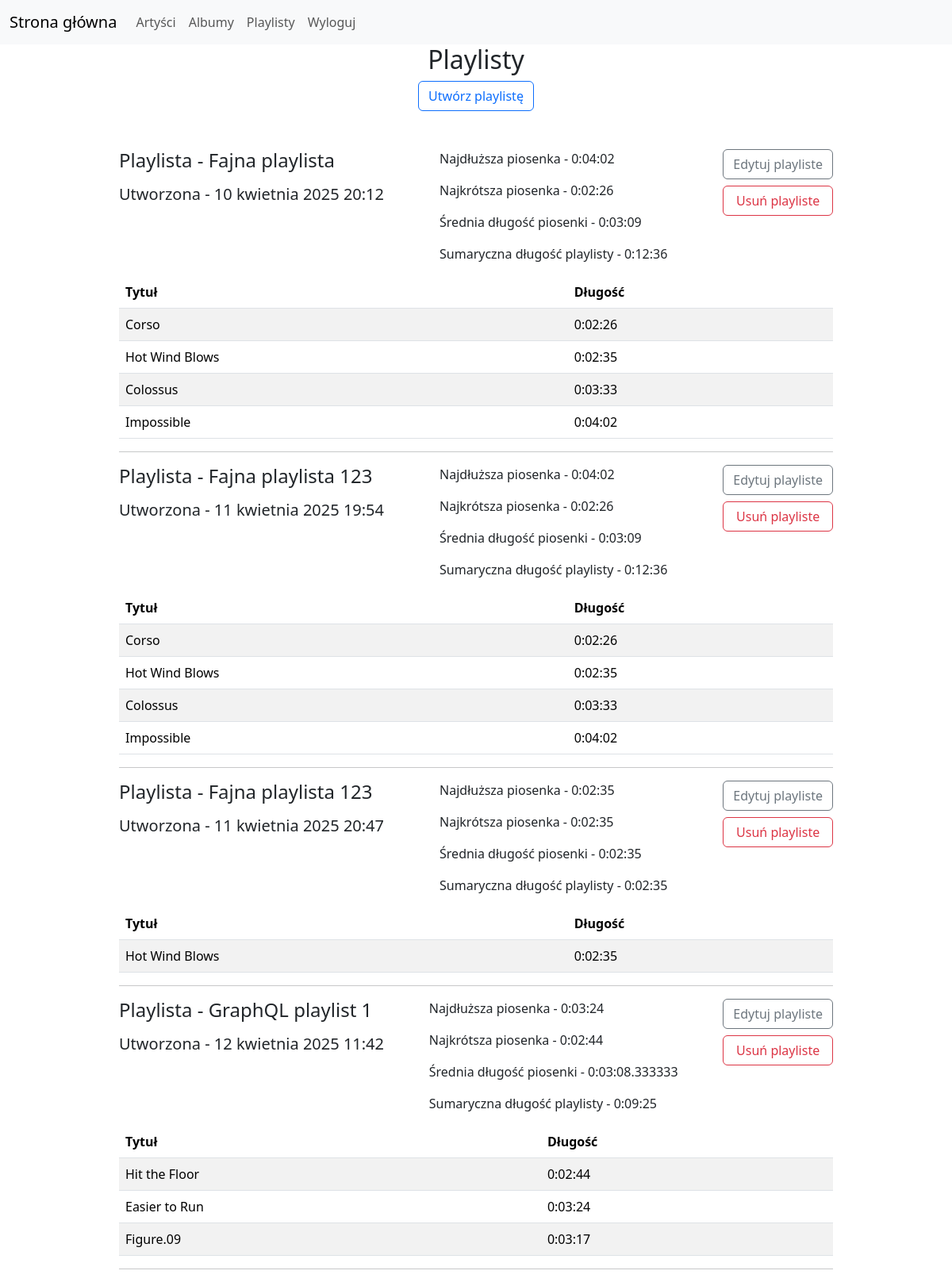
The page /playlists (signed in) on the database as committed earlier.
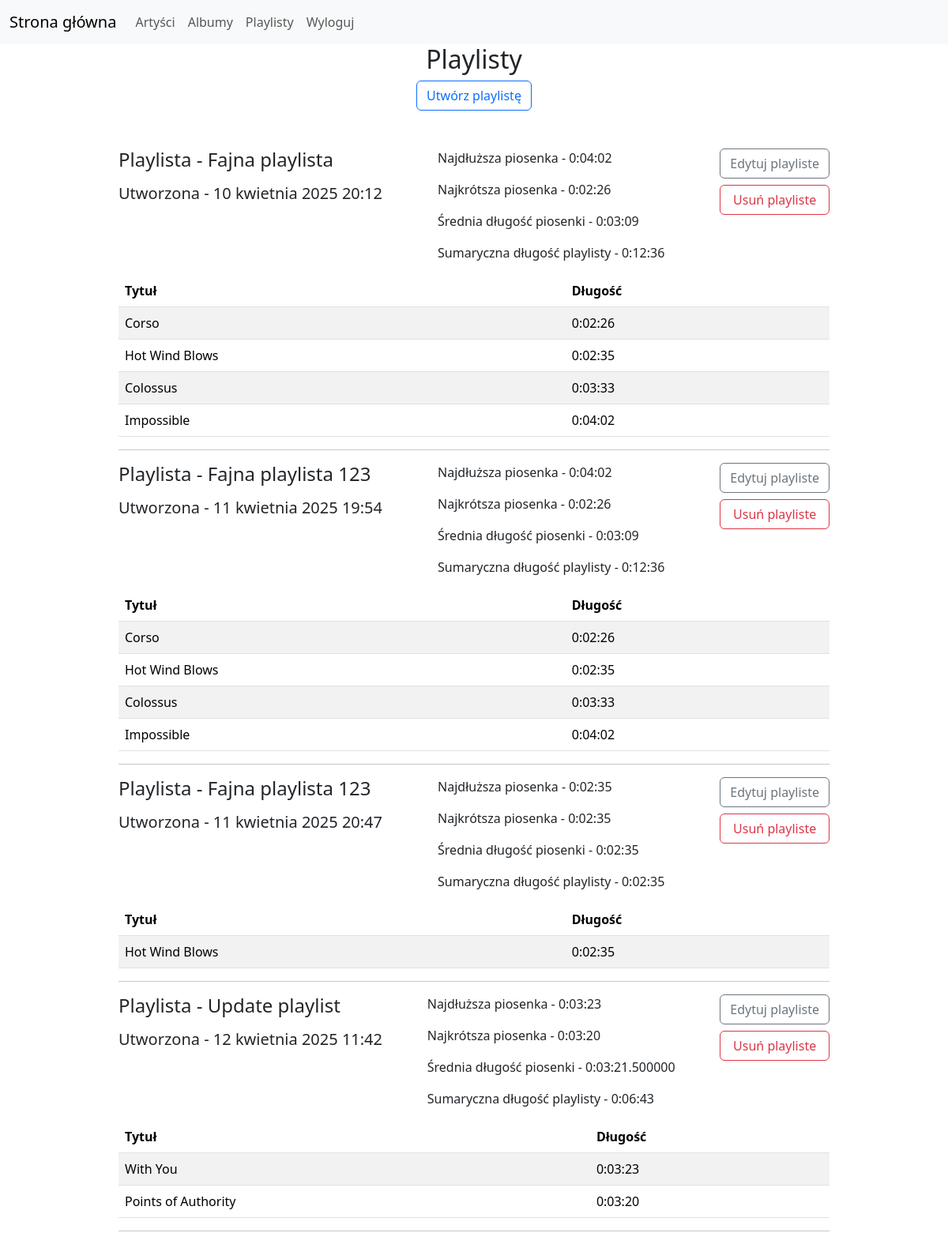
The same page on the database as committed later.
### bumbox/models.py (models this page shows, shortened)
class Playlist(models.Model):
  name = models.CharField(max_length=100, blank=False)
  profile = models.ForeignKey(Profile, on_delete=models.CASCADE, related_name='playlists')
  tracks = models.ManyToManyField(Track, related_name='playlists')
  created_at = models.DateTimeField(auto_now_add=True)

class Track(models.Model):
  title = models.CharField(max_length=200, blank=False)
  album = models.ForeignKey(Album, on_delete=models.CASCADE, related_name='tracks')
  duration = models.DurationField(blank=False)

### bumbox/views.py (the view)
# urls.py: path('playlists', views.playlists, name='playlists'),
@login_required
def playlists(request):
  profile = Profile.objects.get(user=request.user)
  playlists = Playlist.objects.all().filter(profile_id=profile.pk).prefetch_related('tracks')
  playlists_with_stats = []
  for playlist in playlists:
    stats = playlist.tracks.aggregate(longest=Max('duration'), shortest=Min('duration'), average=Avg('duration'), total=Sum('duration'))
    playlists_with_stats.append({'playlist': playlist, 'stats': stats})
  return render(request, 'user/playlists.html', {'playlists_with_stats': playlists_with_stats})

### bumbox/templates/user/playlists.html
{% extends "index.html" %} {% block content %}
<h2>Playlisty</h2>
<a href="{% url 'add-playlist' %}" class="btn btn-outline-primary mb-5"
	>Utwórz playlistę</a
>
{% for item in playlists_with_stats %}
<div class="d-flex gap-5 justify-content-between">
	<div class="d-flex flex-column gap-2 justify-content-start align-items-start">
		<h4>Playlista - {{item.playlist.name}}</h4>
		<h5>Utworzona - {{item.playlist.created_at}}</h5>
	</div>
	<div class="d-flex flex-column justify-content-start align-items-start">
		<p>Najdłuższa piosenka - {{item.stats.longest}}</p>
		<p>Najkrótsza piosenka - {{item.stats.shortest}}</p>
		<p>Średnia długość piosenki - {{item.stats.average}}</p>
		<p>Sumaryczna długość playlisty - {{item.stats.total}}</p>
	</div>
	<div class="d-flex flex-column gap-2 justify-content-start align-items-start">
		<a
			href="{% url 'update-playlist' item.playlist.pk %}"
			class="btn btn-outline-secondary w-100"
			>Edytuj playliste</a
		>
		<a
			href="{% url 'delete-playlist' item.playlist.pk %}"
			class="btn btn-outline-danger w-100"
			>Usuń playliste</a
		>
	</div>
</div>
{% if item.playlist.tracks.all %}
<table class="table table-striped">
	<thead>
		<tr>
			<th scope="col">Tytuł</th>
			<th scope="col">Długość</th>
		</tr>
	</thead>
	<tbody>
		{% for track in item.playlist.tracks.all %}
		<tr>
			<td>{{track.title}}</td>
			<td>{{track.duration}}</td>
		</tr>
		{% endfor %}
	</tbody>
</table>
<hr class="divider" />
{% endif %} {% endfor %} {% endblock %}

### bumbox/templates/index.html (shortened to what this page needs)
<!DOCTYPE html>
<html lang="pl">
	<head>
		<link
			href="https://cdn.jsdelivr.net/npm/bootstrap@5.3.5/dist/css/bootstrap.min.css"
			rel="stylesheet"
		/>
	</head>
	<body>
		<nav class="navbar navbar-expand-lg bg-body-tertiary">
			<div class="container-fluid">
				<a class="navbar-brand" href="{% url 'home' %}">Strona główna</a>
				<div class="collapse navbar-collapse" id="navbarNavDropdown">
					<ul class="navbar-nav">
						<li class="nav-item">
							<a class="nav-link" aria-current="page" href="{% url 'artists' %}"
								>Artyści</a
							>
						</li>
						<li class="nav-item">
							<a class="nav-link" href="{% url 'albums' %}">Albumy</a>
						</li>
						{% if user.is_authenticated and not user.is_staff %}
						<li class="nav-item">
							<a class="nav-link" href="{% url 'playlists' %}">Playlisty</a>
						</li>
						{% endif %}  {% if user.is_authenticated %}
						<li class="nav-item">
							<a class="nav-link" href="{% url 'logout-user' %}">Wyloguj</a>
						</li>
						{% endif %}
					</ul>
				</div>
			</div>
		</nav>
		<center>
			<div class="w-75">
				 {% block content %} {% endblock %}
			</div>
		</center>
	</body>
</html>

Rows that differ between the two databases and show on the page:
changed Playlist: loses Track (title "Hit the Floor", duration "0:02:44"); loses Track (title "Easier to Run", duration "0:03:24"); loses Track (title "Figure.09", duration "0:03:17"); gains Track (title "With You", duration "0:03:23"); gains Track (title "Points of Authority", duration "0:03:20"); playlist.name "GraphQL playlist 1" → "Update playlist"; stats.longest "0:03:24" → "0:03:23"; stats.shortest "0:02:44" → "0:03:20"; stats.average "0:03:08.333333" → "0:03:21.500000"; stats.total "0:09:25" → "0:06:43"
